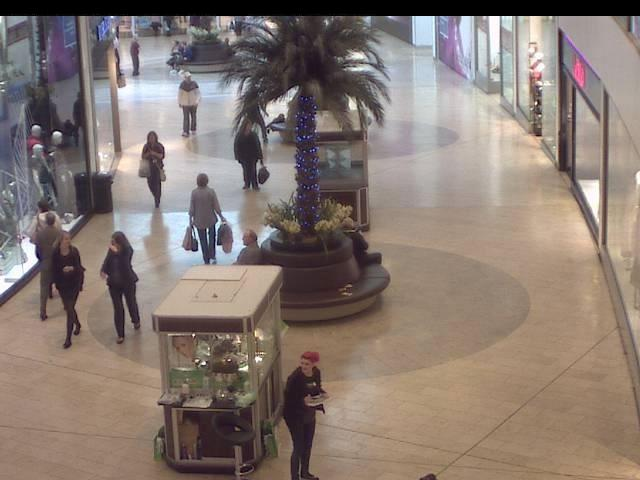
#> input picture mall_detection/mall_dataset/frames/frames/seq_000047.jpg, 640 x 480 px; its folder holds 4 pictures in this run
$ python convert.py
#> lines starting #> are read from the running program, lines starting #| are printed output that depends on the picture
import cv2
import glob

def make_video(output, frames_pattern, fps=10):
#> called with output = 'crowd_video.mp4', frames_pattern = 'mall_dataset/frames/frames/*.jpg', fps = 10
    frames = sorted(glob.glob(frames_pattern))
    if not frames:
        print(f"No frames found for {output}")
        return
    first = cv2.imread(frames[0])
#> first is the input picture: shape (480, 640, 3); mean B, G, R 114.5, 121.9, 135.6
    if first is None:
        print(f"Could not read frames for {output}")
        return
    h, w = first.shape[:2]
#> h = 480; w = 640
    out = cv2.VideoWriter(output, cv2.VideoWriter_fourcc(*'mp4v'), fps, (w, h))
    for f in frames:
        img = cv2.imread(f)
        if img is not None:
            out.write(img)
#> pass 2 of the loop in make_video, `for f in frames:`:
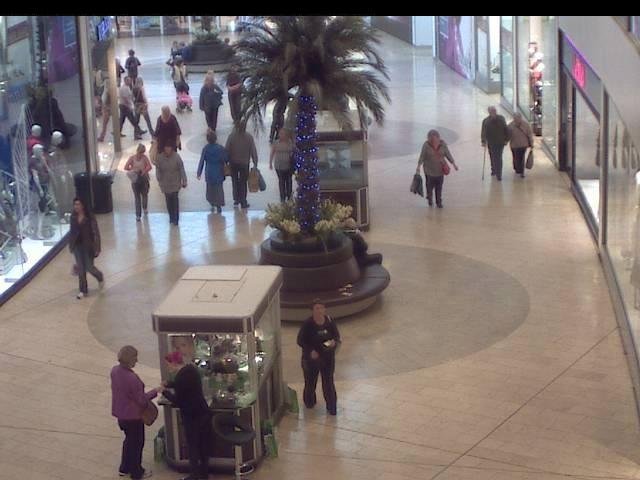
#> input picture mall_detection/mall_dataset/frames/frames/seq_000066.jpg, 640 x 480 px
#> in make_video, img is the input picture: shape (480, 640, 3); mean B, G, R 115.3, 116.8, 127.1
#> pass 3 of the loop in make_video, `for f in frames:`:
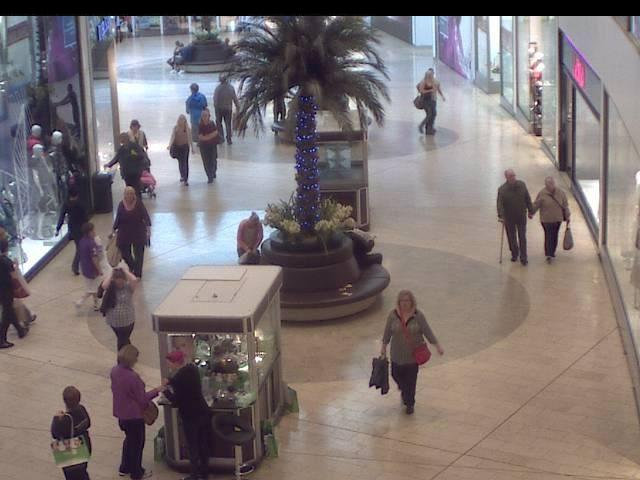
#> input picture mall_detection/mall_dataset/frames/frames/seq_000071.jpg, 640 x 480 px
#> in make_video, img is the input picture: shape (480, 640, 3); mean B, G, R 116.7, 116.6, 126.3
#> the loop made 4 passes; the first 3 are shown
    out.release()
    print(f"Done! {output} created with {len(frames)} frames")

# Mall dataset — your main video (already exists, skip if you want)
make_video("crowd_video.mp4", "mall_dataset/frames/frames/*.jpg")

# UCSD pedestrian — moderate crowd (outdoor walkway)
make_video("moderate_video.mp4", "UCSD_Anomaly_Dataset.v1p2/UCSDped1/Train/Train001/*.tif")

# Low light — simulated from mall dataset
import numpy as np
frames = sorted(glob.glob("mall_dataset/frames/frames/*.jpg"))
first = cv2.imread(frames[0])
h, w = first.shape[:2]
#> h = 480; w = 640
out = cv2.VideoWriter("lowlight_video.mp4", cv2.VideoWriter_fourcc(*'mp4v'), 10, (w, h))
for f in frames:
    img = cv2.imread(f)
    dark = cv2.convertScaleAbs(img, alpha=0.3, beta=0)
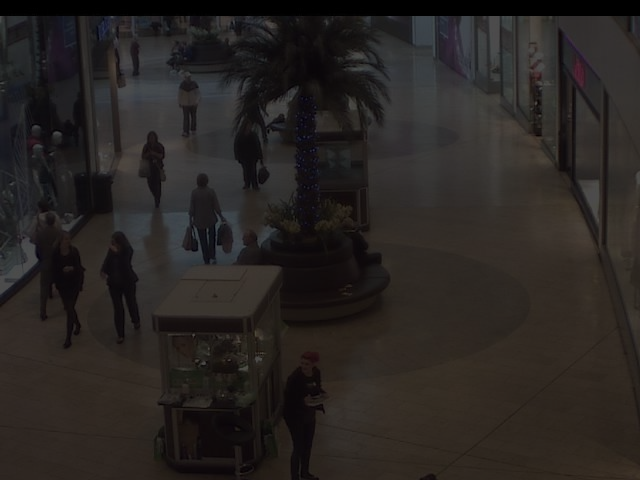
#> dark: shape (480, 640, 3); mean B, G, R 34.4, 36.6, 40.7
    out.write(dark)
#> pass 2 of the loop `for f in frames:`:
#> `dark = cv2.convertScaleAbs(img, alpha=0.3, beta=0)`:
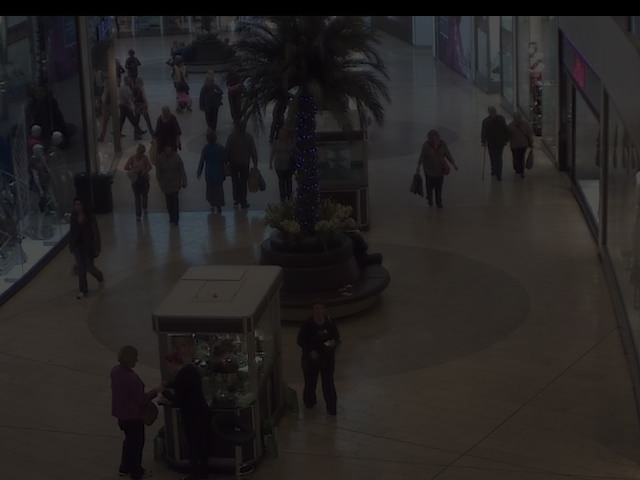
#> dark: shape (480, 640, 3); mean B, G, R 34.6, 35.1, 38.1
#> pass 3 of the loop `for f in frames:`:
#> `dark = cv2.convertScaleAbs(img, alpha=0.3, beta=0)`:
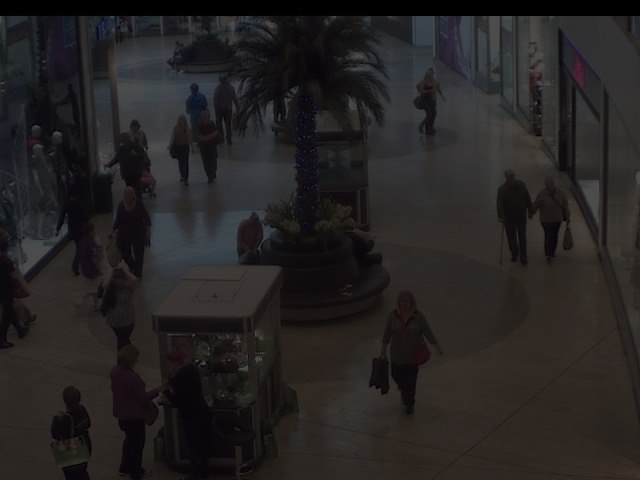
#> dark: shape (480, 640, 3); mean B, G, R 35, 35, 37.9
#> the loop made 4 passes; the first 3 are shown
out.release()
print("Done! lowlight_video.mp4 created")
